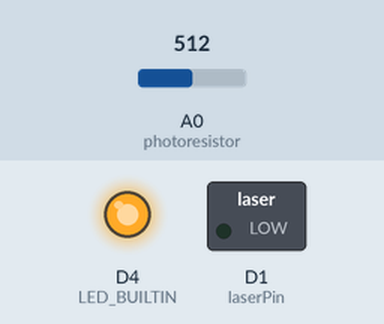
Recording of a sketch running on a simulated ESP8266 (NodeMCU). Parts: switched loads named in the sketch (green lamp = pin HIGH), output pins drawn as LEDs (lit = HIGH, except the on-board LED, lit = LOW). The test bench sets the inputs (shaded band); at power-on: A0 (photoresistor) = 512. WiFi joins after 1.5 s; servers stay silent unless stated; what the sketch prints to the serial monitor is not drawn.

Above: at 0.1 s.
At 1.65 s:
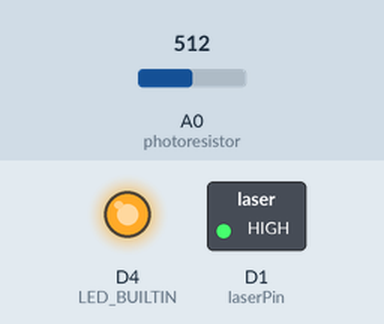
Timing chart, 0 to 3.3 s (numbered marks = the images above):
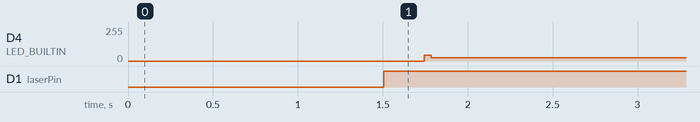

The sketch:

Node.ino
```cpp
#include <ESP8266WiFi.h>
#include <ESP8266HTTPClient.h>

#define laserPin D1
#define photoresistor A0

#define USE_SERIAL Serial

const char* ssid = "laser";
const char* password = "lasermaze";

bool lock = false;

void setup() {
  Serial.begin(9600);

  tryWifiConnect();

  pinMode(laserPin, OUTPUT);
  pinMode(photoresistor, INPUT);
  pinMode(LED_BUILTIN, OUTPUT);
}


void tryWifiConnect() {
  if (WiFi.status() != WL_CONNECTED) {
    Serial.print("Connecting to Access point..");
    WiFi.begin(ssid, password);

    while (WiFi.status() != WL_CONNECTED) {
      Serial.print(".");
      delay(100);
    }

    Serial.println("connected");
  }
}

void loop() {
  tryWifiConnect();
  digitalWrite (laserPin, HIGH);
  digitalWrite(LED_BUILTIN, HIGH);

  int sensor = analogRead(photoresistor);

  if (sensor > 200 && lock == false) {
    digitalWrite(LED_BUILTIN, LOW);

    lock = true;

    Serial.println("Send punish");
    HTTPClient http;
    http.begin("42.42.42.42", 80, "/punish");
    http.GET();
    http.end();
    Serial.println("Punish send");

    digitalWrite(LED_BUILTIN, HIGH);
  } else if (sensor < 200 && lock == true) {
    lock = false;
  }

  digitalWrite(LED_BUILTIN, LOW);
}
```

Measured:
- by itself, D4 (LED_BUILTIN): 0/255 → 24/255 at 1.7 s
- by itself, D1 (laserPin): LOW → HIGH at 1.5 s
